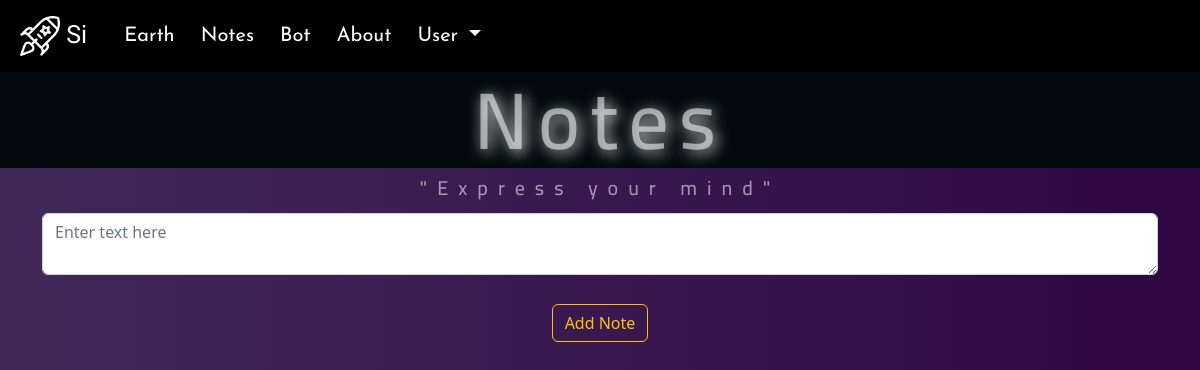
The page /notes (signed in) on the database as committed earlier.
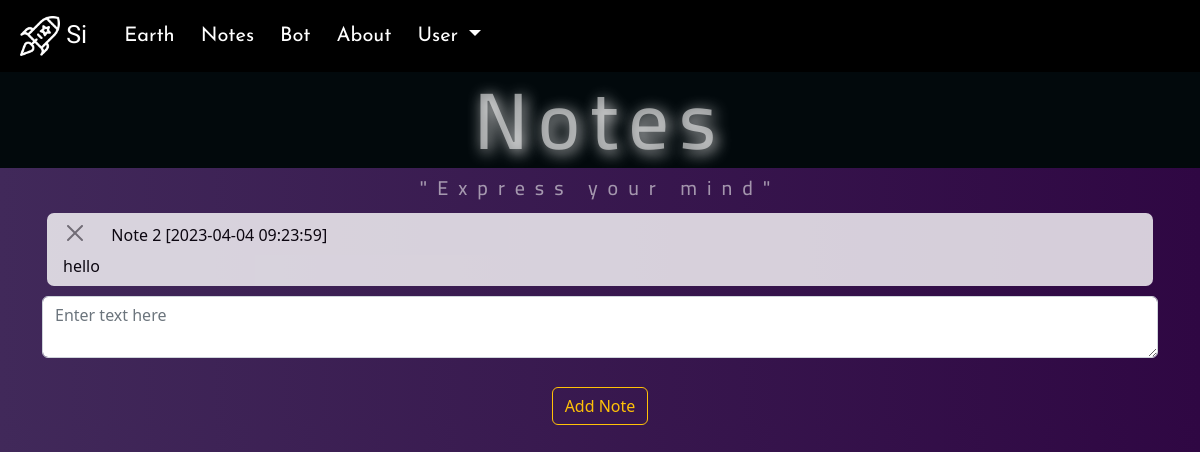
The same page on the database as committed later.
### website/models.py (models this page shows)
class Note(db.Model):
    id = db.Column(db.Integer, primary_key=True)
    data = db.Column(db.String(10000))
    date = db.Column(db.DateTime(timezone=True,), default=func.now())
    user_id = db.Column(db.Integer, db.ForeignKey('user.id'))

### website/views.py (the view, shortened to what this page needs)
@views.route('/notes', methods=['GET', 'POST'])
@login_required
def notes():
    return render_template("notes.html", user=current_user)

### website/__init__.py (called while the page is built)
def create_app():
    app = Flask(__name__)
    app.config['SECRET_KEY'] = 'hjshjhdjah kjshkjdhjs'
    app.config['SQLALCHEMY_DATABASE_URI'] = f'sqlite:///{DB_NAME}'
    db.init_app(app)
    from .views import views
    from .auth import auth
    from .bot import bot_bp
    app.register_blueprint(views, url_prefix='/')
    app.register_blueprint(auth, url_prefix='/')
    app.register_blueprint(bot_bp, url_prefix='/')
    from .models import User, Note
    with app.app_context():
        db.create_all()
    login_manager = LoginManager()
    login_manager.login_view = 'auth.login'
    login_manager.init_app(app)
    @login_manager.user_loader
    def load_user(id):
        return User.query.get(int(id))
    return app

### website/templates/notes.html (shortened to what this page needs)
{% extends "base.html" %}
{% block header %}
<link rel="stylesheet" href="{{url_for('static',filename='css/notes_style.css')}}">
{% endblock %}
{% block content%}
<h2 id="head" align="center">Notes</h2>
<h6 class="cosmos"> "Express your mind"</h6>
<div class="container">
  <ul class="list-group list-group-flush" id="notes">
    {% for note in user.notes %}
    <li class="list-group-item" id="noted">
      <h6>
        <button type="button" class="btn-close" onClick="deleteNote({{ note.id }})">
        </button> &emsp;
        Note {{ note.id }} [{{note.date}}]
      </h6>{{ note.data }}
    </li>
    {% endfor %}
  </ul>
  <form method="POST">
    <textarea name="note" id="note" class="form-control" placeholder="Enter text here"></textarea>
    <br />
    <div align="center">
      <button type="submit" class="btn btn-outline-warning">Add Note</button>
    </div>
  </form>
</div>
  {% endblock %}

Rows that differ between the two databases and show on the page:
added Note: id "2", date "2023-04-04 09:23:59", data "hello"
